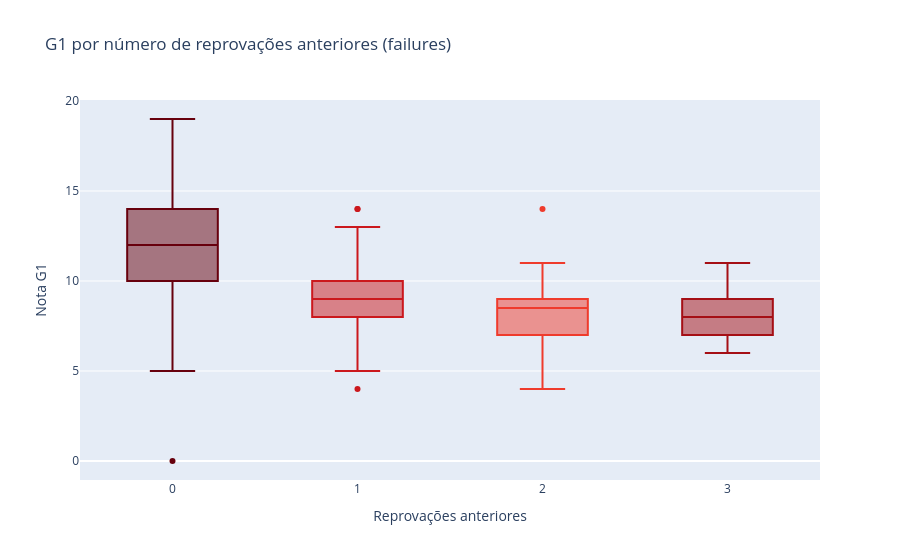

Source (notebook cell):
### Code cell
# G1 por número de reprovações anteriores — variável com maior correlação negativa
fig = px.box(df, x="failures", y="G1", color="failures",
             title="G1 por número de reprovações anteriores (failures)",
             labels={"failures": "Reprovações anteriores", "G1": "Nota G1"},
             color_discrete_sequence=px.colors.sequential.Reds_r)
fig.update_layout(showlegend=False)
fig.show()

print(df.groupby("failures")["G1"].agg(["mean", "median", "count"]).round(2))

### Figure 1 — Plotly figure (JSON) as saved in the notebook; plotly's stock layout.template omitted (floating-point values rounded to 4 significant figures; data arrays with more than 128 entries replaced by an {"elided": "..."} marker saying what was removed)
{"data": [{"alignmentgroup": "True", "hovertemplate": "Reprovações anteriores=%{x}<br>Nota G1=%{y}<extra></extra>", "legendgroup": "0", "marker": {"color": "rgb(103,0,13)"}, "name": "0", "notched": false, "offsetgroup": "0", "orientation": "v", "showlegend": true, "type": "box", "x": {"elided": "549 int values"}, "x0": " ", "xaxis": "x", "y": {"elided": "549 int values"}, "y0": " ", "yaxis": "y"}, {"alignmentgroup": "True", "hovertemplate": "Reprovações anteriores=%{x}<br>Nota G1=%{y}<extra></extra>", "legendgroup": "3", "marker": {"color": "rgb(165,15,21)"}, "name": "3", "notched": false, "offsetgroup": "3", "orientation": "v", "showlegend": true, "type": "box", "x": [3, 3, 3, 3, 3, 3, 3, 3, 3, 3, 3, 3, 3, 3], "x0": " ", "xaxis": "x", "y": [8, 9, 10, 9, 11, 8, 10, 7, 7, 9, 7, 6, 8, 8], "y0": " ", "yaxis": "y"}, {"alignmentgroup": "True", "hovertemplate": "Reprovações anteriores=%{x}<br>Nota G1=%{y}<extra></extra>", "legendgroup": "1", "marker": {"color": "rgb(203,24,29)"}, "name": "1", "notched": false, "offsetgroup": "1", "orientation": "v", "showlegend": true, "type": "box", "x": [1, 1, 1, 1, 1, 1, 1, 1, 1, 1, 1, 1, 1, 1, 1, 1, 1, 1, 1, 1, 1, 1, 1, 1, 1, 1, 1, 1, 1, 1, 1, 1, 1, 1, 1, 1, 1, 1, 1, 1, 1, 1, 1, 1, 1, 1, 1, 1, 1, 1, 1, 1, 1, 1, 1, 1, 1, 1, 1, 1, 1, 1, 1, 1, 1, 1, 1, 1, 1, 1], "x0": " ", "xaxis": "x", "y": [10, 8, 12, 13, 8, 11, 9, 10, 8, 9, 9, 14, 8, 10, 9, 8, 7, 9, 11, 9, 9, 11, 14, 9, 9, 10, 10, 9, 8, 10, 10, 6, 6, 10, 9, 9, 12, 9, 9, 7, 8, 9, 7, 10, 6, 10, 11, 10, 7, 8, 8, 12, 7, 9, 4, 8, 10, 8, 8, 8, 7, 9, 9, 5, 10, 8, 7, 5, 7, 10], "y0": " ", "yaxis": "y"}, {"alignmentgroup": "True", "hovertemplate": "Reprovações anteriores=%{x}<br>Nota G1=%{y}<extra></extra>", "legendgroup": "2", "marker": {"color": "rgb(239,59,44)"}, "name": "2", "notched": false, "offsetgroup": "2", "orientation": "v", "showlegend": true, "type": "box", "x": [2, 2, 2, 2, 2, 2, 2, 2, 2, 2, 2, 2, 2, 2, 2, 2], "x0": " ", "xaxis": "x", "y": [9, 10, 11, 9, 7, 7, 14, 8, 9, 9, 7, 9, 4, 5, 6, 7], "y0": " ", "yaxis": "y"}], "layout": {"boxmode": "overlay", "legend": {"title": {"text": "Reprovações anteriores"}, "tracegroupgap": 0}, "showlegend": false, "title": {"text": "G1 por número de reprovações anteriores (failures)"}, "xaxis": {"anchor": "y", "categoryarray": [0, 3, 1, 2], "categoryorder": "array", "domain": [0, 1], "title": {"text": "Reprovações anteriores"}}, "yaxis": {"anchor": "x", "domain": [0, 1], "title": {"text": "Nota G1"}}}}
